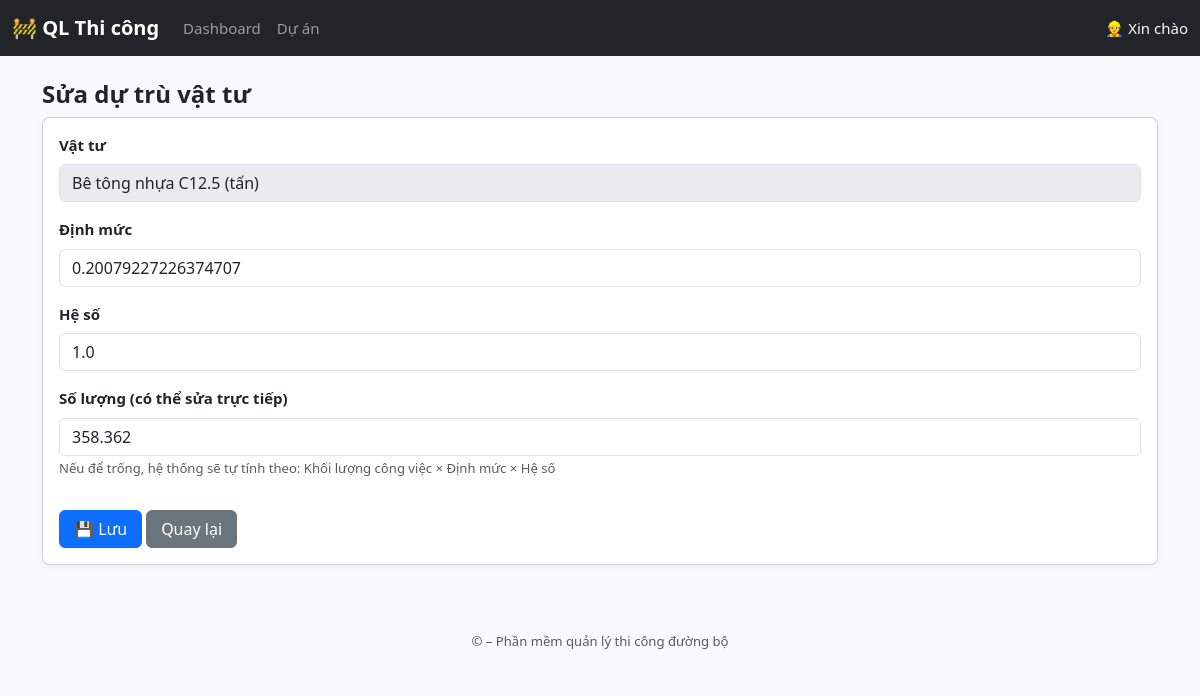
The app's page /work-item-material/3/edit/ with its own data.
### core/models.py (models this page shows, shortened)
class WorkItemMaterial(models.Model):
    work_item = models.ForeignKey(
        WorkItem,
        on_delete=models.CASCADE,
        related_name='materials'
    )
    material = models.ForeignKey(Material, on_delete=models.CASCADE)
    norm = models.FloatField(help_text="Định mức cho 1 đơn vị công việc")
    factor = models.FloatField(default=1)   # ✅ THÊM
    quantity = models.FloatField(help_text="Số lượng dự trù")
    class Meta:
        unique_together = ('work_item', 'material')

class Material(models.Model):
    project = models.ForeignKey(
        Project,
        on_delete=models.CASCADE,
        related_name='materials'
    )
    name = models.CharField(max_length=255)
    unit = models.CharField(max_length=50)
    default_coefficient = models.FloatField(
        default=1,
        help_text="Hệ số hao hụt mặc định"
    )
    warning_level_1 = models.FloatField(default=0)
    warning_level_2 = models.FloatField(default=0)

### core/views.py (the view, shortened to what this page needs)
def edit_work_item_material(request, pk):
    item = get_object_or_404(WorkItemMaterial, pk=pk)
    work_item = item.work_item
    return render(request, 'core/work_item_material_edit_form.html', {
        'item': item,
        'work_item': work_item
    })

### core/templates/core/work_item_material_edit_form.html (shortened to what this page needs)
{% extends "core/base.html" %}
{% block content %}
<h4>Sửa dự trù vật tư</h4>
<form method="post" class="card p-3">
    <div class="mb-3">
        <label class="form-label">Vật tư</label>
        <input type="text"
               class="form-control"
               value="{{ item.material.name }} ({{ item.material.unit }})"
               disabled>
    </div>
    <div class="mb-3">
        <label class="form-label">Định mức</label>
        <input type="number"
               step="any"
               name="norm"
               value="{{ item.norm }}"
               class="form-control"
               required>
    </div>
    <div class="mb-3">
        <label class="form-label">Hệ số</label>
        <input type="number"
               step="any"
               name="factor"
               value="{{ item.factor }}"
               class="form-control">
    </div>
    <div class="mb-3">
        <label class="form-label">
            Số lượng (có thể sửa trực tiếp)
        </label>
        <input type="number"
               step="any"
               name="quantity"
               value="{{ item.quantity }}"
               class="form-control">
        <small class="text-muted">
            Nếu để trống, hệ thống sẽ tự tính theo:
            Khối lượng công việc × Định mức × Hệ số
        </small>
    </div>
    <div class="mt-3">
        <button class="btn btn-primary">💾 Lưu</button>
        <a href="{% url 'work_item_materials' item.work_item.id %}"
           class="btn btn-secondary">
            Quay lại
        </a>
    </div>
</form>
{% endblock %}

### core/static/core/style.css (style rules this page uses)
body { background-color: #f8f9fa; font-size: 15px; }
h2, h4, h5 { font-weight: 600; }
.btn { border-radius: 6px; padding: 6px 14px; }
.card { border-radius: 8px; box-shadow: 0 2px 6px rgba(0,0,0,0.05); }
.form-label { font-weight: 600; }

### records on screen
WorkItemMaterial: material.name "Bê tông nhựa C12.5 (tấn)", norm "0.20079227226374707", factor "1.0", quantity "358.362"
